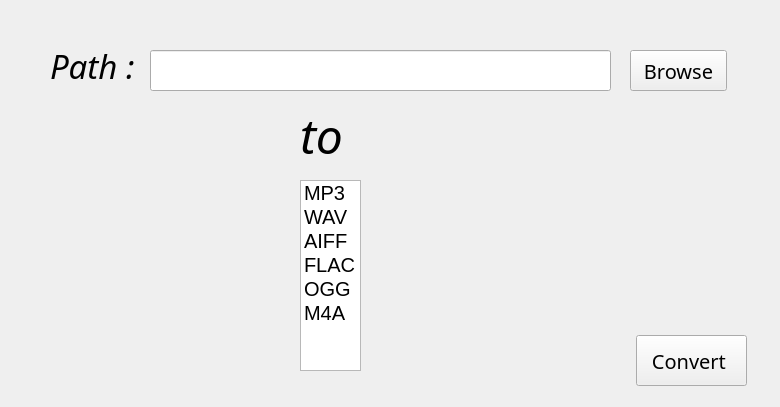
<?xml version="1.0" encoding="UTF-8"?>
<ui version="4.0">
 <class>Form</class>
 <widget class="QWidget" name="Form">
  <property name="geometry">
   <rect>
    <x>0</x>
    <y>0</y>
    <width>780</width>
    <height>407</height>
   </rect>
  </property>
  <property name="font">
   <font>
    <pointsize>15</pointsize>
   </font>
  </property>
  <property name="windowTitle">
   <string>Form</string>
  </property>
  <widget class="QLabel" name="label">
   <property name="geometry">
    <rect>
     <x>300</x>
     <y>90</y>
     <width>91</width>
     <height>91</height>
    </rect>
   </property>
   <property name="font">
    <font>
     <family>Yu Gothic UI Light</family>
     <pointsize>36</pointsize>
     <italic>true</italic>
    </font>
   </property>
   <property name="text">
    <string>to</string>
   </property>
  </widget>
  <widget class="QLabel" name="label_2">
   <property name="geometry">
    <rect>
     <x>50</x>
     <y>20</y>
     <width>101</width>
     <height>91</height>
    </rect>
   </property>
   <property name="font">
    <font>
     <family>Yu Gothic UI Light</family>
     <pointsize>25</pointsize>
     <italic>true</italic>
    </font>
   </property>
   <property name="text">
    <string>Path : </string>
   </property>
  </widget>
  <widget class="QLineEdit" name="lineEdit">
   <property name="geometry">
    <rect>
     <x>150</x>
     <y>50</y>
     <width>461</width>
     <height>41</height>
    </rect>
   </property>
   <property name="font">
    <font>
     <family>Calibri</family>
     <pointsize>11</pointsize>
    </font>
   </property>
   <property name="text">
    <string/>
   </property>
  </widget>
  <widget class="QPushButton" name="pushButton">
   <property name="geometry">
    <rect>
     <x>630</x>
     <y>50</y>
     <width>97</width>
     <height>41</height>
    </rect>
   </property>
   <property name="font">
    <font>
     <family>Yu Gothic UI Light</family>
    </font>
   </property>
   <property name="text">
    <string>Browse</string>
   </property>
  </widget>
  <widget class="QPushButton" name="pushButton_2">
   <property name="geometry">
    <rect>
     <x>636</x>
     <y>335</y>
     <width>111</width>
     <height>51</height>
    </rect>
   </property>
   <property name="font">
    <font>
     <family>Yu Gothic UI Light</family>
    </font>
   </property>
   <property name="text">
    <string>Convert </string>
   </property>
  </widget>
  <widget class="QListWidget" name="listWidget">
   <property name="geometry">
    <rect>
     <x>300</x>
     <y>180</y>
     <width>61</width>
     <height>191</height>
    </rect>
   </property>
   <property name="font">
    <font>
     <pointsize>15</pointsize>
    </font>
   </property>
   <item>
    <property name="text">
     <string>MP3</string>
    </property>
   </item>
   <item>
    <property name="text">
     <string>WAV</string>
    </property>
   </item>
   <item>
    <property name="text">
     <string>AIFF</string>
    </property>
   </item>
   <item>
    <property name="text">
     <string>FLAC</string>
    </property>
   </item>
   <item>
    <property name="text">
     <string>OGG</string>
    </property>
   </item>
   <item>
    <property name="text">
     <string>M4A</string>
    </property>
   </item>
  </widget>
 </widget>
 <resources/>
 <connections/>
</ui>
